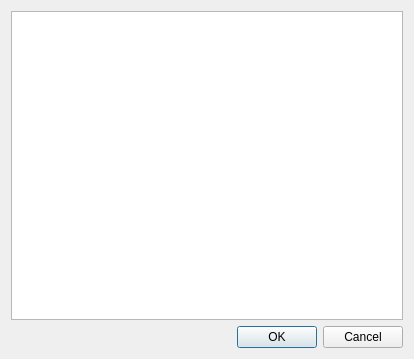
<?xml version="1.0" encoding="UTF-8"?>
<ui version="4.0">
 <class>SelectAuthorDialog</class>
 <widget class="QDialog" name="SelectAuthorDialog">
  <property name="geometry">
   <rect>
    <x>0</x>
    <y>0</y>
    <width>414</width>
    <height>359</height>
   </rect>
  </property>
  <property name="windowTitle">
   <string>Select author</string>
  </property>
  <layout class="QVBoxLayout" name="verticalLayout">
   <item>
    <widget class="QListView" name="authors_view">
     <property name="editTriggers">
      <set>QAbstractItemView::NoEditTriggers</set>
     </property>
     <property name="selectionMode">
      <enum>QAbstractItemView::ExtendedSelection</enum>
     </property>
    </widget>
   </item>
   <item>
    <widget class="QDialogButtonBox" name="button_box">
     <property name="orientation">
      <enum>Qt::Horizontal</enum>
     </property>
     <property name="standardButtons">
      <set>QDialogButtonBox::Cancel|QDialogButtonBox::Ok</set>
     </property>
    </widget>
   </item>
  </layout>
 </widget>
 <resources/>
 <connections>
  <connection>
   <sender>button_box</sender>
   <signal>accepted()</signal>
   <receiver>SelectAuthorDialog</receiver>
   <slot>accept()</slot>
   <hints>
    <hint type="sourcelabel">
     <x>248</x>
     <y>254</y>
    </hint>
    <hint type="destinationlabel">
     <x>157</x>
     <y>274</y>
    </hint>
   </hints>
  </connection>
  <connection>
   <sender>button_box</sender>
   <signal>rejected()</signal>
   <receiver>SelectAuthorDialog</receiver>
   <slot>reject()</slot>
   <hints>
    <hint type="sourcelabel">
     <x>316</x>
     <y>260</y>
    </hint>
    <hint type="destinationlabel">
     <x>286</x>
     <y>274</y>
    </hint>
   </hints>
  </connection>
 </connections>
</ui>
